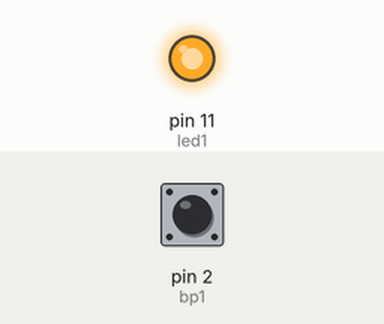
Simulated run of this sketch. Board: Arduino Uno, built with avr-gcc and run on an emulated ATmega328P. Parts: output pins drawn as LEDs (lit = HIGH). Dashed ring = blinking. The test bench sets the inputs (shaded band); at power-on: pin 2 (bp1) HIGH. What the sketch prints to the serial monitor is not drawn.

Above: at 1.2 s.
1.3 s: pin 2 (bp1) pulled LOW for 0.15 s
At 1.6 s:
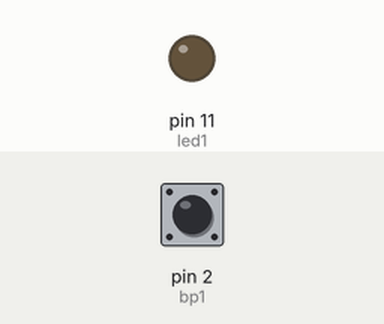
2.9 s: pin 2 (bp1) pulled LOW for 1 s
At 4.1 s:
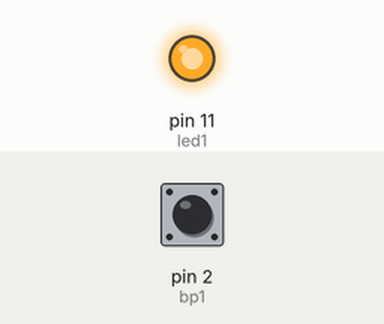
5.4 s: pin 2 (bp1) pulled LOW for 3.2 s
At 5.8 s:
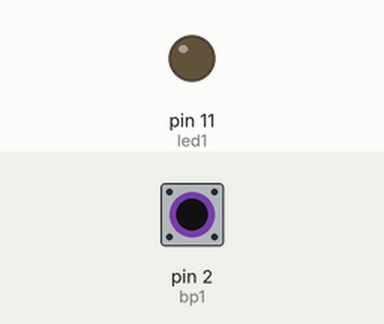
10.1 s: pin 2 (bp1) pulsed LOW 5 times (0.12 s each, 0.3 s apart)
At 10.26 s:
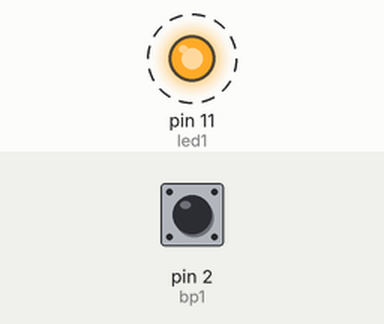
Timing chart, 0 to 13.1 s (numbered marks = the images above; inputs shaded):
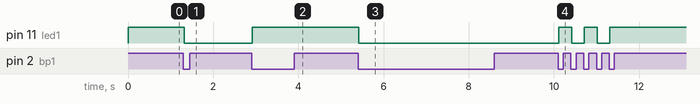

Measured:
- after the input at 1.3 s, pin 11 (led1): HIGH → LOW at once
- after the input at 2.9 s, pin 11 (led1): LOW → HIGH at once
- after the input at 5.4 s, pin 11 (led1): HIGH → LOW at once
- after the input at 10.1 s, pin 11 (led1): alternates HIGH for 0.30 s and LOW for 0.30 s, 5 changes in all, then stays HIGH, starting at once

The sketch:

manip3.ino
```cpp
#define bp1 2
#define led1 11
#define relache true
#define presse false
#define allume true
#define eteint false

boolean Mem = false;
boolean MemLed;

void setup()
{
  pinMode(bp1, INPUT_PULLUP);
  pinMode(led1, OUTPUT);
  digitalWrite(led1,HIGH);
  MemLed = 0;
  Serial.begin(9600);
}

void loop()
{
  boolean EtatBP;
  EtatBP = digitalRead(bp1);

  if(EtatBP == presse && Mem == false) {
    Serial.print("^");
    delay(15);
    Mem = true;
    if (MemLed == eteint)
    {
      digitalWrite(led1,LOW);
      MemLed = allume;
    }
    else if (MemLed == allume)
    {
      digitalWrite(led1,HIGH);
      MemLed = eteint;
    }
  }
  if (EtatBP == relache)
  {
    Serial.print(".");
    Mem = false;
    delay(15);
  }
}
```
